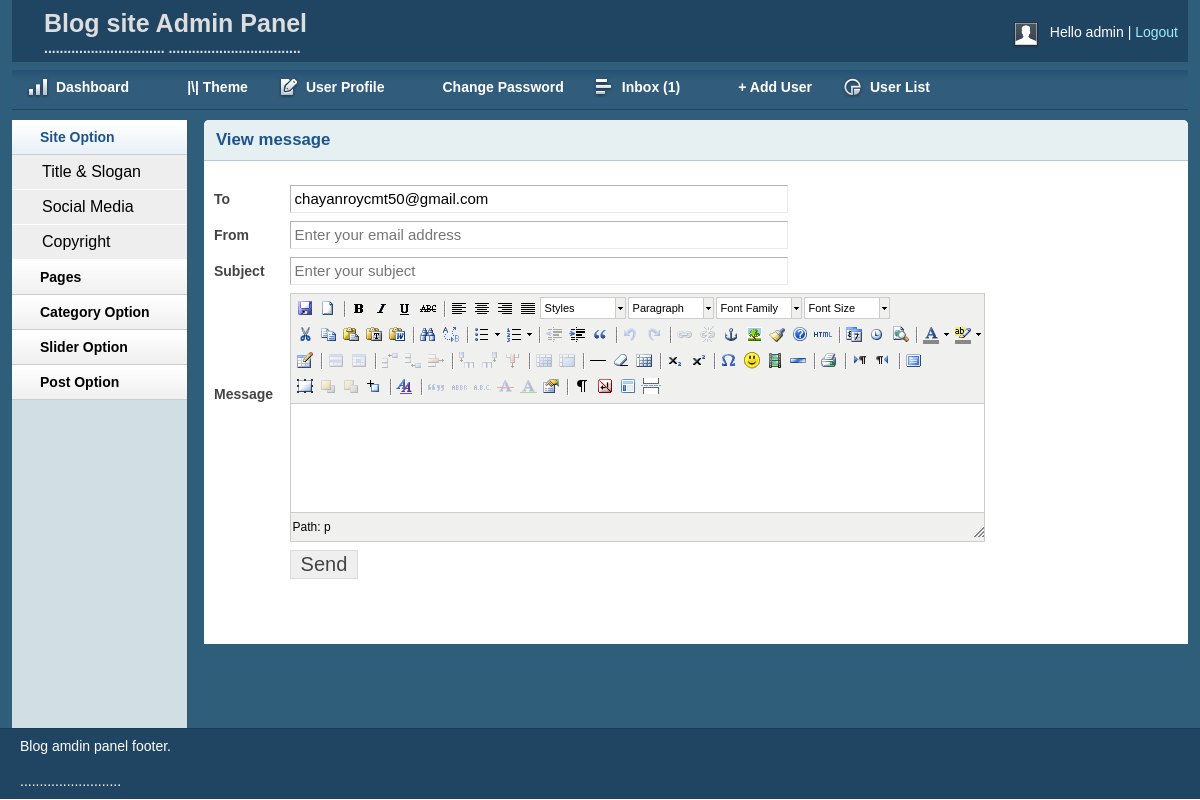
The page /admin/reply.php?rid=5 (signed in) on the database its author committed.
### tables this page shows
CREATE TABLE `tbl_user` (
  `id` int(11) NOT NULL,
  `name` varchar(255) NOT NULL,
  `username` varchar(50) NOT NULL,
  `password` varchar(32) NOT NULL,
  `email` varchar(255) NOT NULL,
  `details` text NOT NULL,
  `role` varchar(255) NOT NULL
);

CREATE TABLE `tbl_contact` (
  `id` int(11) NOT NULL,
  `firstname` varchar(255) NOT NULL,
  `lastname` varchar(255) NOT NULL,
  `email` varchar(255) NOT NULL,
  `body` text NOT NULL,
  `date` timestamp NOT NULL DEFAULT CURRENT_TIMESTAMP,
  `status` int(11) NOT NULL DEFAULT '0'
);

### lib/Database.php (called while the page is built, shortened)
<?php
Class Database{
	public $host   = DB_HOST;
	public $user   = DB_USER;
	public $pass   = DB_PASS;
	public $dbname = DB_NAME;
	public $link;
	private function connectDB(){
	$this->link = new mysqli($this->host, $this->user, $this->pass, $this->dbname);
 }
	public function select($query){
		$result = $this->link->query($query) or die($this->link->error.__LINE__);
		if($result->num_rows > 0){
			return $result;
		} else {
			return false;
		}
	}
}

### lib/session.php (called while the page is built, shortened)
<?php
	class Session
	{
		public static function get($key){
			if (isset($_SESSION['$key'])) {
				 return $_SESSION['$key'];
			}else{
				return false;
			}
		}
	}
 ?>

### admin/reply.php (the view, shortened to what this page needs)
<?php include 'inc/header.php'; ?>
<?php include 'inc/sidebar.php'; ?>
<?php
    if (!isset($_GET['rid']) && $_GET['rid']==NULL ) {
      echo "<script>window.location = 'inbox.php';</script>";
    }else{
      $conid = $_GET['rid'];
    }
 ?>
        <div class="grid_10">
            <div class="box round first grid">
                <h2>View message</h2>
                <div class="block">
	            <?php
	              $query = "SELECT * FROM tbl_contact WHERE id=$conid";
	              $contact  = $db->select($query);
	              if ($contact) {
	                while ($result = $contact->fetch_assoc()) {
	            ?>
                 <form action="" method="POST">
                    <table class="form">
						 <tr>
                            <td>
                                <label>To</label>
                            </td>
                            <td>
                                <input type="text" readonly name="to" value="<?php echo $result['email'] ?>" class="medium" />
                            </td>
                        </tr>
                         <tr>
                            <td>
                                <label>From</label>
                            </td>
                            <td>
                                <input type="text" name="from" placeholder="Enter your email address" class="medium" />
                            </td>
                        </tr>
					     <tr>
                            <td>
                                <label>Subject</label>
                            </td>
                            <td>
                                <input type="text" name="subject" placeholder="Enter your subject" class="medium" />
                            </td>
                        </tr>
						 <tr>
                            <td>
                                <label>Message</label>
                            </td>
                           <td>
                            </td>
                        </tr>
                        <tr>
                        	<td></td>
                        	<td>
                               <input type="submit" name="submit" value="Send">
                            </td>
                        </tr>
                    </table>
                   </form>
                   <?php }} ?>
	            </div>
               </div>
        </div>
<?php include 'inc/footer.php'; ?>

### admin/inc/header.php (shortened to what this page needs)
<?php include '../lib/session.php';
?>
<?php include '../lib/Database.php'; ?>
<?php
                $db = new Database();
 ?>
<!DOCTYPE html>
<html>
<head>
    <link rel="stylesheet" type="text/css" href="css/reset.css" media="screen" />
    <link rel="stylesheet" type="text/css" href="css/text.css" media="screen" />
    <link rel="stylesheet" type="text/css" href="css/grid.css" media="screen" />
    <link rel="stylesheet" type="text/css" href="css/layout.css" media="screen" />
    <link rel="stylesheet" type="text/css" href="css/nav.css" media="screen" />
    <link href="css/table/demo_page.css" rel="stylesheet" type="text/css" />
</head>
<body>
    <div class="container_12">
        <div class="grid_12 header-repeat">
            <div id="branding">
				<div class="floatleft middle">
					<h1>Blog site Admin Panel</h1>
					<p>...............................
                    ..................................</p>
				</div>
                <div class="floatright">
                    <div class="floatleft">
                        <img src="img/img-profile.jpg" alt="Profile Pic" /></div>
                    <div class="floatleft marginleft10">
                        <ul class="inline-ul floatleft">
                            <?php
                               $id = Session::get('userId') ;
                               $query = "SELECT username FROM tbl_user WHERE id=$id";
                               $username =$db->select($query);
                               if ($username) {
                                   $result =$username->fetch_assoc();
                            ?>
                            <li>Hello <?php echo $result['username'];} ?></li>
                            <li><a href="?action=logout">Logout</a></li>
                        </ul>
                    </div>
                </div>
            </div>
        </div>
        <div class="grid_12">
            <ul class="nav main">
                <li class="ic-dashboard"><a href="index.php"><span>Dashboard</span></a> </li>
                <li class="ic"><a href="theme.php"><span>|\| Theme</span></a> </li>
                <li class="ic-form-style"><a href="profile.php"><span>User Profile</span></a></li>
				<li class="ic-typography"><a href="changepassword.php"><span>Change Password</span></a></li>
				<li class="ic-grid-tables"><a href="inbox.php"><span>Inbox
                    <?php
                        $query = "SELECT *FROM tbl_contact WHERE status=0 ";
                         $msg = $db->select($query);
                         if ($msg) {
                             $count = mysqli_num_rows($msg);
                             echo "(".$count.")";
                         }else{
                            echo "(0)";
                         }
                     ?>
                    </span></a></li>
                    <?php
                        $chkid = Session::get('userId');
                        $query = "SELECT * FROM tbl_user WHERE id=$chkid";
                         $msg = $db->select($query);
                         if ($msg) {
                             while ($result =$msg->fetch_assoc()) {
                               if ($result['role']=='admin') {
                     ?>
                <li><a href="adduser.php"><span> + Add User</span></a></li>
                   <?php }}} ?>
                <li class="ic-charts"><a href="userlist.php"><span>User List</span></a></li>
            </ul>
        </div>

### admin/css/layout.css (style rules this page uses)
body { background: #fff none repeat scroll 0 0; color: #444; font-size: 14px; padding: 0; }
.floatleft { float:left; }
.middle { margin-left: 22px; margin-top: -14px; }
.middle h1 { color:#ddd;margin:0 }
.middle p { color: #ddd; margin: 0; font-weight: bold; }
.floatright { float:right; }
.inline-ul li { display:inline; color:#fff; }
.marginleft10 { margin-left:10px; }
a { color: #000; font-weight:bold; text-decoration: none; }
.container_12, .container_16 { background:#2E5E79; }
h1, h2, h3, h4, h5, h6 { line-height:1.2em; margin-bottom:.3em; }
h2 { margin-top:1em; }
#branding { font-weight: normal; margin-bottom: 0; padding: 22px 10px 3px; text-align: left; }
.header-repeat { background:url(../img/header-repeat.jpg) repeat-x; }
#branding a { color:#A1EAFF; font-weight:normal; }
#branding a:before { content:" | "; color:#fff; }
#branding ul, #branding ul li { margin:0px; padding:0px; }
#branding li { padding:0px 0px 0px 0px !important; }
.box { background:#fff; margin-bottom:20px; padding:10px 10px 10px 10px; margin-left:-8px; }
.box.grid { padding-bottom:40px; }
.box.round { -moz-border-radius: 5px 5px 0px 0px; -webkit-border-radius: 5px 5px 0px 0px; border-radius: 5px 5px 0px 0px; }
.box h2 { font-size:1.2em; font-weight:bold; color:#1B548D; background:#E6F0F3; margin:-10px -10px 0 -10px; padding:10px 12px; border-bottom:1px solid #B3CBD6; -moz-border-radius: 5px 5px 0px 0px; -webkit-border-radius: 5px 5px 0px 0px; border-radius: 5px 5px 0px 0px; }
.box.first { min-height: 406px; }
.block { padding-top:20px; }
p { margin-bottom:1em; }
ul, ol { padding-top:0; }
table.form { width:100%; }
table.form td { padding:4px 0px; }
table.form label { font-weight:bold; }
table.form input, table.form select { font-size: 15px; padding: 4px 4px 5px 4px; border-top: 1px solid #b3b3b3; border-left: 1px solid #b3b3b3; border-right: 1px solid #eaeaea; border-bottom: 1px solid #eaeaea; }
table.form input[type="submit"] { border: 1px solid #ddd; color: #444; cursor: pointer; font-size: 20px; padding: 2px 10px; }
input.medium { width: 55%; }
.block { padding-bottom:1px; }

### admin/js/tiny-mce/themes/advanced/skins/default/content.css (style rules this page uses)
body, td, pre { color:#000; font-family:Verdana, Arial, Helvetica, sans-serif; font-size:10px; margin:8px; }
body { background:#FFF; }
h1 { font-size: 2em }
h2 { font-size: 1.5em }
img { border:0; }
table, img, hr, .mceItemAnchor { cursor:default }
table td, table th { cursor:text }

### rows shown on the page
tbl_user: username "admin", role "+ Add User"
tbl_contact: to "chayanroycmt50@gmail.com"

### other values the page prints
$count "1"
